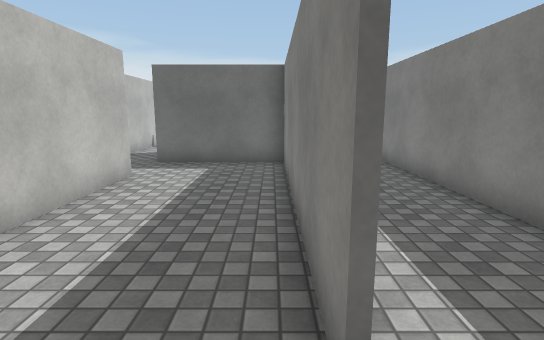
View 1 (above)

24 first-person views from a walk through a 3-D level made in the Unity game engine. The camera is 1.5 m above the floor, tilts 10° down and sees 80° across. The floor is counted in squares, 0.96 m on a side. Each view is taken from the middle of a square. On the plan, view 1 faces up. The plan holds only what a view shows up to about 16 squares ahead; the rest is blank. The player is left out. Surface patterns are stand-ins for the level's own textures.

View 2
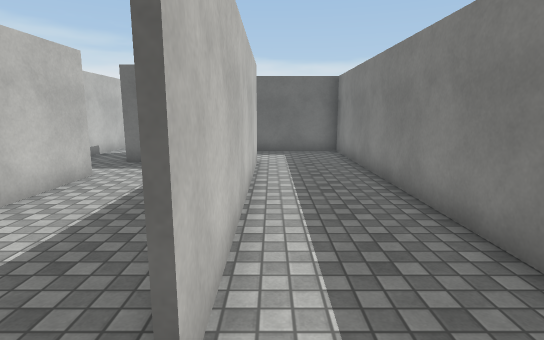

View 3
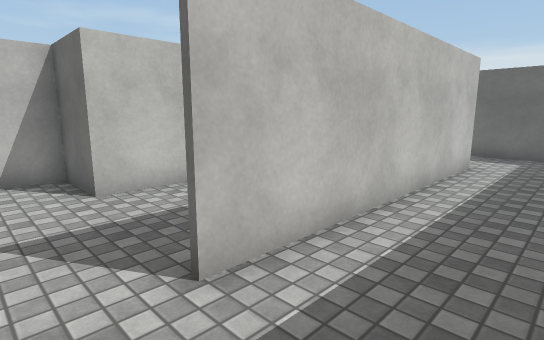

View 4
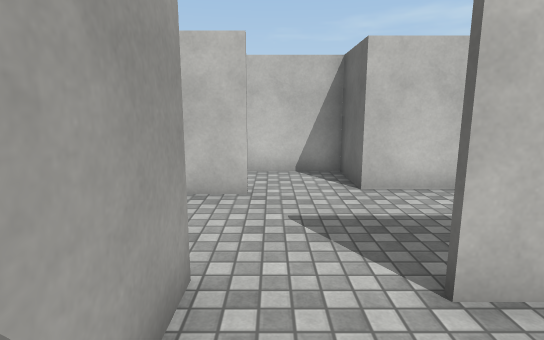

View 5
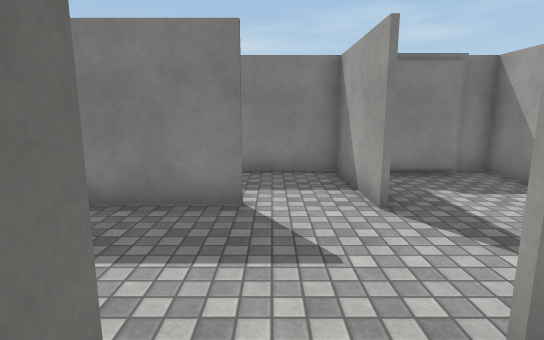

View 6
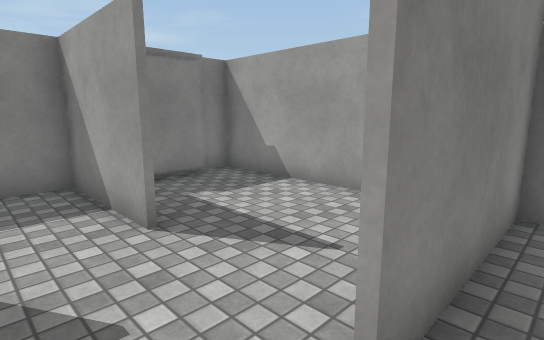

View 7
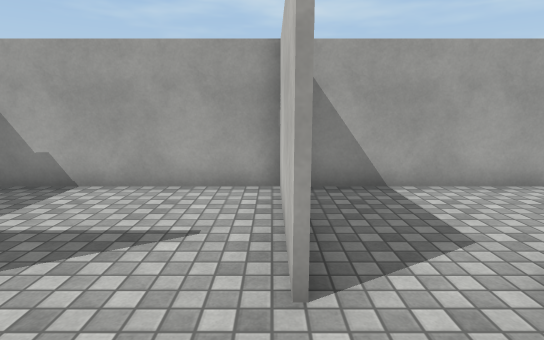

View 8
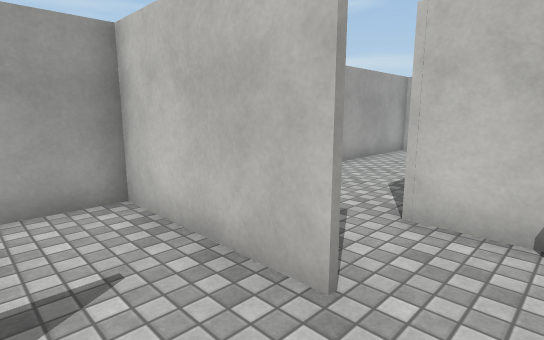

View 9
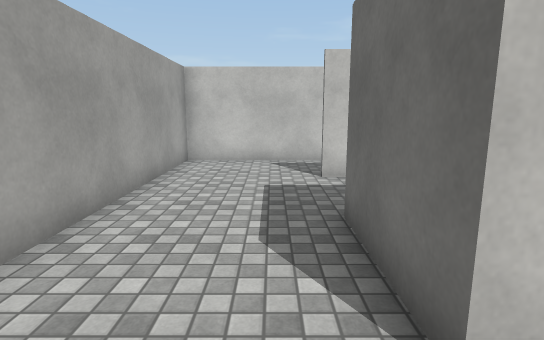

View 10
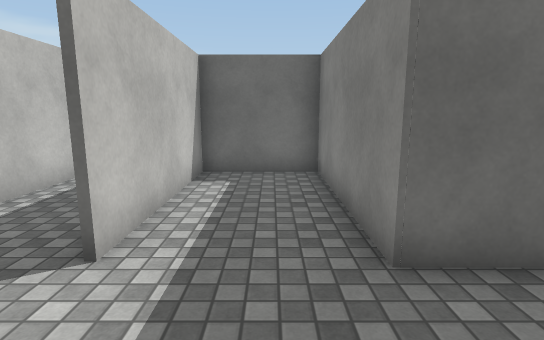

View 11
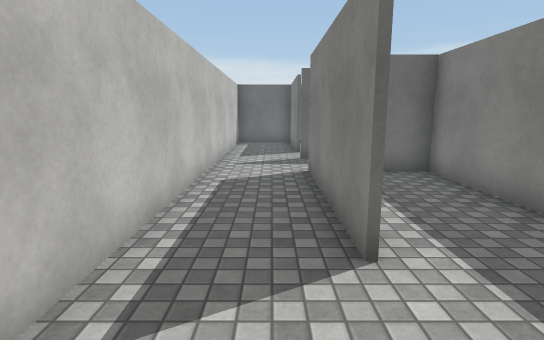

View 12
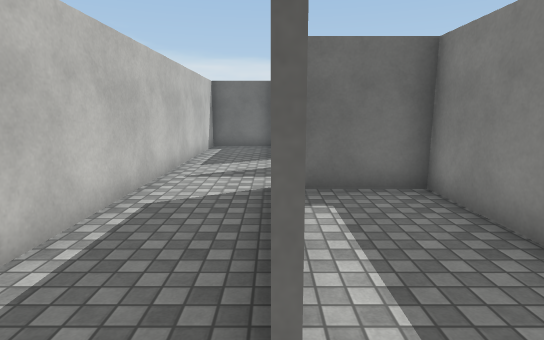

View 13
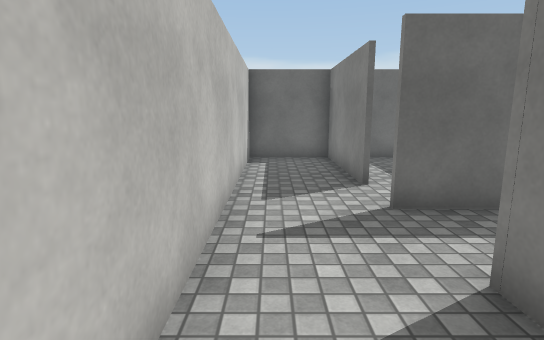

View 14
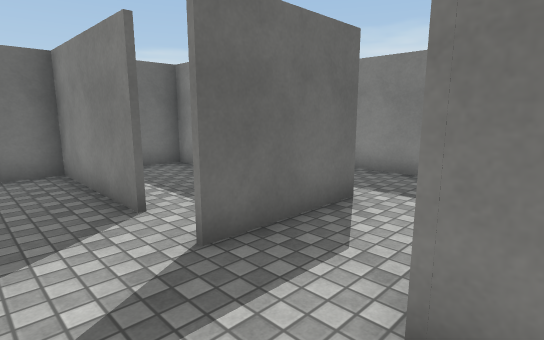

View 15
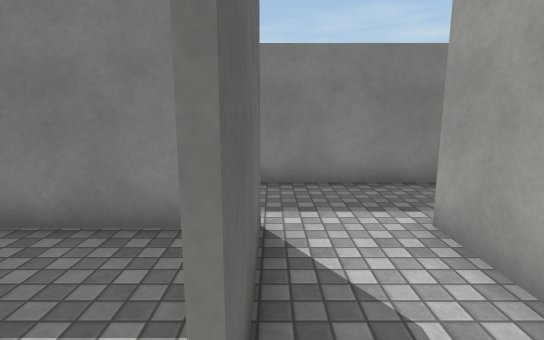

View 16
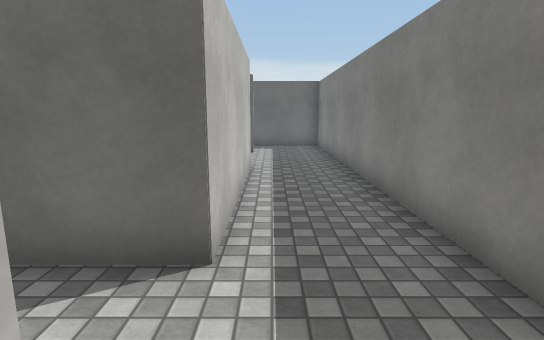

View 17
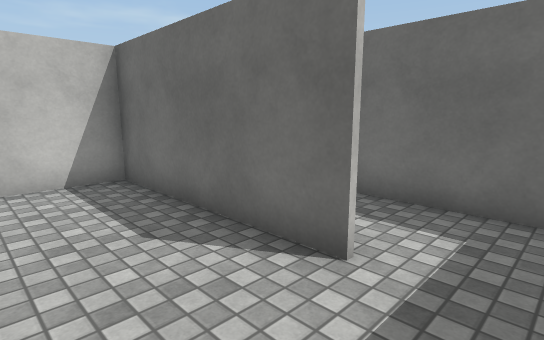

View 18
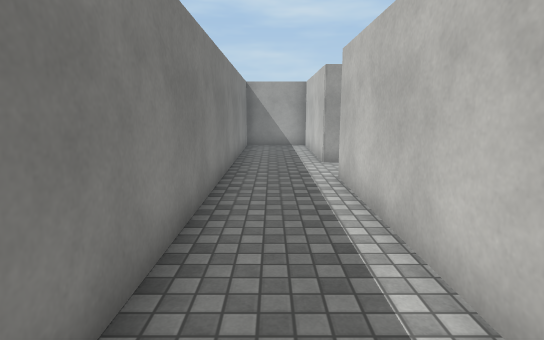

View 19
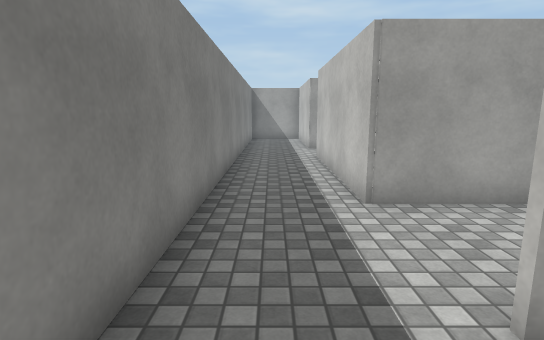

View 20
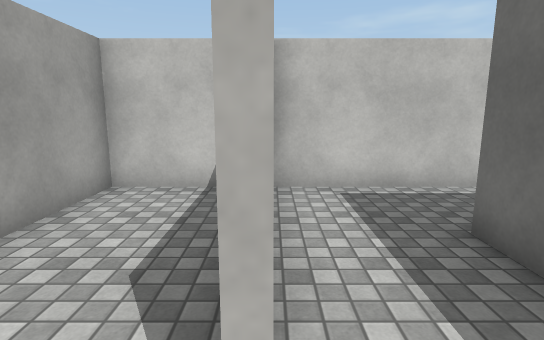

View 21
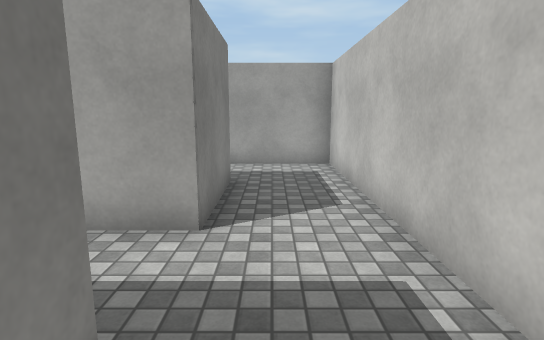

View 22
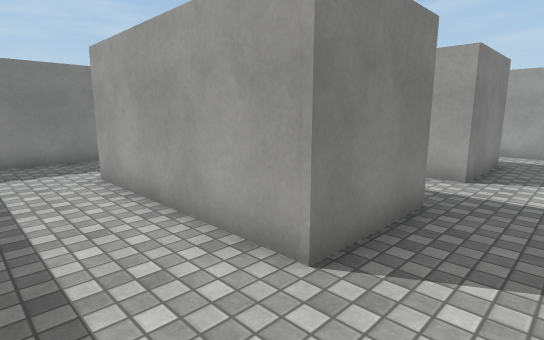

View 23
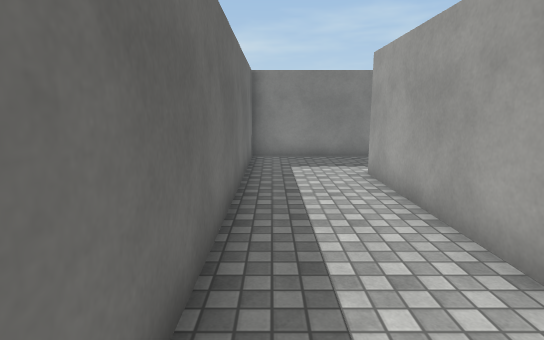

View 24
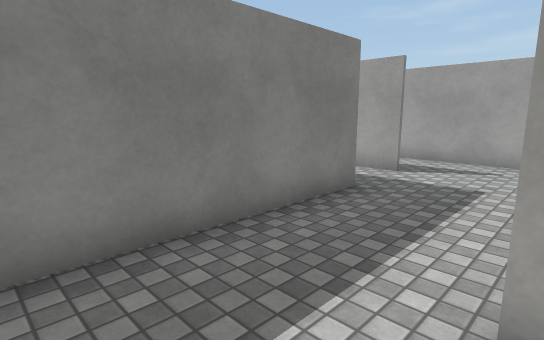

### Floor plan
Points are (right, up) in squares from view 1. A wall is a line through its corners. A room is listed if a view was taken in it or the views show most of it. See-through windows are left out.
Room 1 (views 1, 2, 3, 4, 5, 6, 7, 8)
walls: (0.4, 1.5) (0.4, 10.3) (-3.8, 10.3); (-3.6, 8.1) (-3.6, 1.8) (-5.6, 1.8) (-5.6, -0.9); (-3.2, -0.4) (-3.2, -4.9); (0.1, -0.8) (3.7, -0.8) (3.7, 13.4) (-0.2, 13.4); (0.5, 10.5) (0.5, 1.5); (3.2, -3.8) (3.2, -2); (-3.1, -4.8) (3.7, -4.8) (3.7, -4)
ways out: opening at (-4.5, -1) to room 2; opening at (-4, 9)
Room 2 (views 9, 10, 11, 12, 13, 14)
walls: (-12, -0.9) (-12, 4.8); (-5.6, -0.9) (-8.8, -0.9) (-8.8, 4.6) (-12.1, 4.6); (-10.5, 4.7) (-8.6, 4.7); (-11.9, 4.6) (-11.9, -0.9); (-8.6, 7.2) (-12.1, 7.2); (-14.8, 6.4) (-14.8, -4.8) (-3.1, -4.8); (-3.3, -4.9) (-3.3, -0.4)
ways out: opening at (-4.5, -1) to room 1; opening at (-13.5, 7) to room 3; opening at (-8, 6) to room 4
Room 3 (view 15)
walls: (-12, 8.9) (-12, 13.5); (-14.8, 12.9) (-14.8, 6.4); (-12, 13.4) (-14.9, 13.4)
ways out: opening at (-13.5, 7) to room 2; opening at (-12, 8) to room 6
Room 4 (views 16, 17, 18, 20)
walls: (-8.6, 16.9) (-14.8, 16.9) (-14.8, 12.9); (-8.6, 4.7) (-8.6, -0.8) (-5.8, -0.8) (-5.8, 17.6); (-14.9, 13.6) (-8.6, 13.6) (-8.6, 7.2)
ways out: opening at (-8, 6) to room 2; opening at (-7.5, 17) to room 5
Room 5 (views 19, 21, 22, 23, 24)
walls: (-12, 25.4) (-12, 28.5) (-5.6, 28.5); (-2.4, 24.8) (-2.4, 31.7) (-13.2, 31.7); (-2.4, 22.5) (-1, 22.5); (-14.8, 25.1) (-14.8, 17) (-11.5, 17); (-4.6, 19.7) (-1.1, 19.7); (-5.8, 17.6) (-5.8, 19.6) (-12, 19.6) (-12, 22.8) (-10.5, 22.8)
ways out: opening at (-7.5, 17) to room 4
Room 6 (no view inside)
walls: (-8.8, 8.1) (-8.8, 10.8); (-8.8, 13.4) (-12, 13.4)
ways out: opening at (-12, 8) to room 3

Where each view was taken, in squares from view 1:
view 1: 0 up, 0 right, facing up
view 2: 0 up, 1 right, facing up
view 3: 0 up, 3 right, facing up-left
view 4: 0 up, 3 right, facing left
view 5: 1 up, 5 left, facing right
view 6: 1 up, 4 left, facing down-right
view 7: 2 up, 3 left, facing down
view 8: 1 up, 1 left, facing down-left
view 9: 2 down, 4 left, facing left
view 10: 4 down, 10 left, facing up
view 11: 4 down, 13 left, facing up
view 12: 2 down, 12 left, facing up
view 13: 2 up, 14 left, facing up
view 14: 4 up, 14 left, facing up-right
view 15: 7 up, 13 left, facing right
view 16: 4 up, 8 left, facing up
view 17: 14 up, 7 left, facing up-left
view 18: 15 up, 7 left, facing down
view 19: 19 up, 7 left, facing down
view 20: 17 up, 8 left, facing left
view 21: 27 up, 13 left, facing down
view 22: 31 up, 14 left, facing down-right
view 23: 31 up, 14 left, facing right
view 24: 31 up, 6 left, facing down-right
